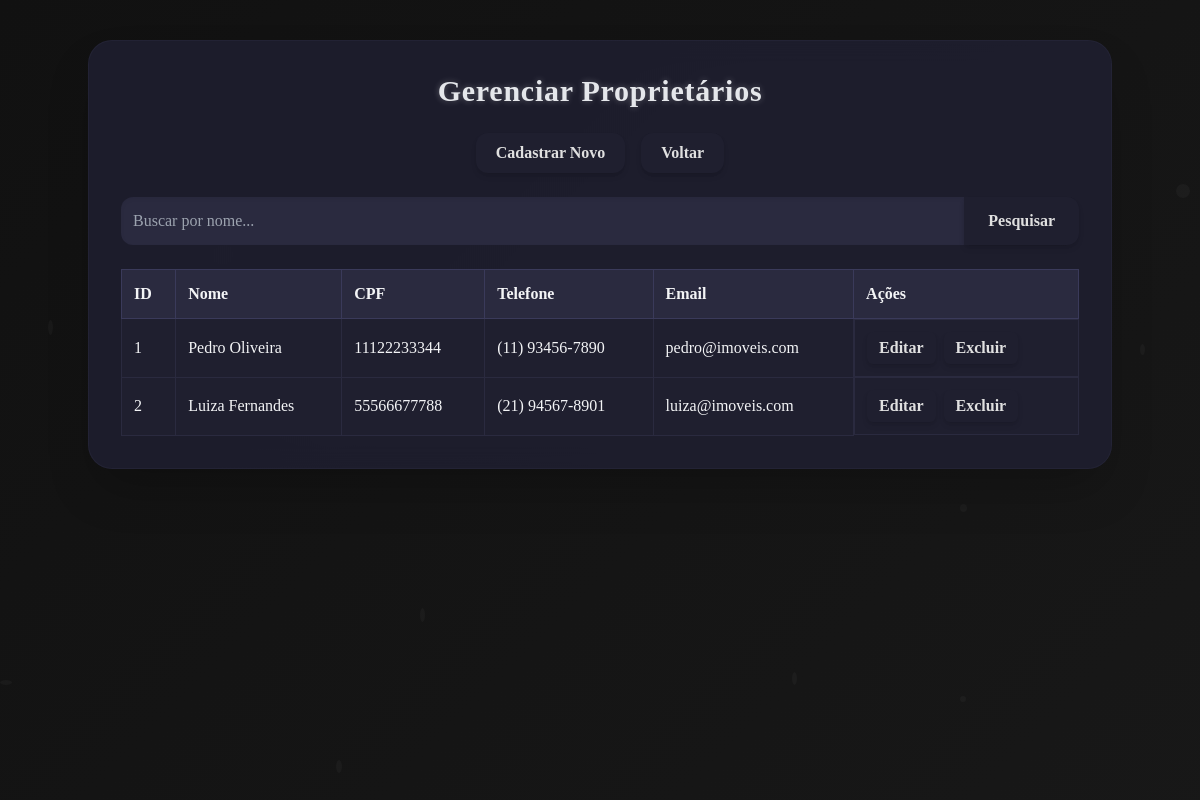
The page /tcc/proprietario/listar.php on the database its author committed.
### tables this page shows
CREATE TABLE IF NOT EXISTS `PROPRIETARIO` (
    `idPROPRIETARIO` INT AUTO_INCREMENT PRIMARY KEY,
    `nome` VARCHAR(100) NOT NULL,
    `cpf` CHAR(11) NOT NULL UNIQUE,
    `telefone` VARCHAR(20),
    `email` VARCHAR(100)
);

### tcc/proprietario/listar.php (the view, shortened to what this page needs)
<?php
include '../conexao.php';
$busca = $_GET['busca'] ?? '';
$where = '';
$sql = "SELECT idPROPRIETARIO AS id, nome, cpf, telefone, email FROM PROPRIETARIO $where ORDER BY id ASC";
$resultado = $conn->query($sql);
?>
<!DOCTYPE html>
<html lang="pt-BR">
<head>
<script src="https://cdn.tailwindcss.com"></script>
</head>
<body class="font-serif text-gray-100 min-h-screen relative overflow-hidden">
<?php for($i=0;$i<25;$i++): ?>
<div class="particle" style="width:<?=rand(5,15)?>px;height:<?=rand(5,15)?>px;top:<?=rand(0,100)?>%;left:<?=rand(0,100)?>%;animation-duration:<?=rand(20,40)?>s;animation-delay:<?=rand(0,20)?>s;"></div>
<?php endfor; ?>
<div class="fade-in-page w-full px-4 py-10 flex flex-col items-center">
  <div class="bg-[#1f1f2f]/90 backdrop-blur-md p-8 rounded-3xl w-full max-w-5xl shadow-2xl space-y-6 card-dynamic border border-[#2a2a3f]/50">
    <h2 class="text-3xl font-bold tracking-wide text-center text-gray-200 title-glow">Gerenciar Proprietários</h2>
    <div class="flex flex-wrap gap-4 justify-center">
        <button onclick="abrirModal('cadastrar')" class="py-2 px-5 rounded-xl font-bold btn-glow shadow-md">Cadastrar Novo</button>
        <a href="../staffmenu.php" class="py-2 px-5 rounded-xl font-bold btn-glow shadow-md">Voltar</a>
    </div>
    <form method="get" class="flex mb-6">
        <input type="text" name="busca" placeholder="Buscar por nome..." value="<?= htmlspecialchars($busca) ?>"
            class="flex-1 p-3 rounded-l-xl bg-[#2a2a3f] text-gray-200 placeholder-gray-400 focus:outline-none focus:ring-2 focus:ring-[#3a3a5a] shadow-inner"/>
        <button type="submit" class="px-6 rounded-r-xl font-bold btn-glow shadow-md">Pesquisar</button>
    </form>
    <div class="overflow-x-auto">
      <table class="w-full text-left border-collapse">
        <thead>
          <tr class="bg-[#2a2a3f]">
            <th class="p-3 border border-[#3a3a5a]">ID</th>
            <th class="p-3 border border-[#3a3a5a]">Nome</th>
            <th class="p-3 border border-[#3a3a5a]">CPF</th>
            <th class="p-3 border border-[#3a3a5a]">Telefone</th>
            <th class="p-3 border border-[#3a3a5a]">Email</th>
            <th class="p-3 border border-[#3a3a5a]">Ações</th>
          </tr>
        </thead>
        <tbody>
        <?php while($linha = $resultado->fetch_assoc()): ?>
          <tr class="bg-[#1f1f2f] hover:bg-[#2c2c44] transition">
            <td class="p-3 border border-[#2a2a3f]"><?= $linha['id'] ?></td>
            <td class="p-3 border border-[#2a2a3f]"><?= htmlspecialchars($linha['nome']) ?></td>
            <td class="p-3 border border-[#2a2a3f]"><?= htmlspecialchars($linha['cpf']) ?></td>
            <td class="p-3 border border-[#2a2a3f]"><?= htmlspecialchars($linha['telefone']) ?></td>
            <td class="p-3 border border-[#2a2a3f]"><?= htmlspecialchars($linha['email']) ?></td>
            <td class="p-3 border border-[#2a2a3f] flex gap-2">
              <button onclick="abrirModal('editar', <?= $linha['id'] ?>, '<?= addslashes($linha['nome']) ?>', '<?= addslashes($linha['cpf']) ?>', '<?= addslashes($linha['telefone']) ?>', '<?= addslashes($linha['email']) ?>')" class="px-3 py-1 rounded-md font-bold btn-glow shadow-md">Editar</button>
              <button onclick="abrirModal('excluir', <?= $linha['id'] ?>)" class="px-3 py-1 rounded-md font-bold btn-glow shadow-md">Excluir</button>
            </td>
          </tr>
        <?php endwhile; ?>
        </tbody>
      </table>
    </div>
  </div>
</div>
</body>
</html>

### tcc/proprietario/listar.php (style rules this page uses)
.fade-in-page { animation: fadeInPage 0.6s ease-in-out; }
body::before { content:"";position:fixed;top:0;left:0;right:0;bottom:0; background:linear-gradient(135deg,#111111,#1a1a1a,#222233,#1a1a1a); background-size:400% 400%; animation:gradientMove 20s ease infinite; z-index:-2; }
.particle { position:absolute;border-radius:50%;background:rgba(255,255,255,0.03);pointer-events:none;z-index:-1;animation:floatParticle linear infinite; }
.btn-glow { position:relative;transition:all 0.3s ease;background:#1f1f2f;color:#e0e0e0;font-bold; }
.btn-glow::before { content:'';position:absolute;top:-2px;left:-2px;right:-2px;bottom:-2px;background:linear-gradient(45deg,#2a2a3f,#3a3a5a,#2a2a3f,#3a3a5a);border-radius:inherit;filter:blur(6px);opacity:0;transition:opacity 0.3s ease;z-index:-1; }
.card-dynamic { box-shadow:0 10px 25px rgba(0,0,0,0.6);transition:transform 0.3s ease, box-shadow 0.3s ease; }
.title-glow { text-shadow:0 0 6px rgba(255,255,255,0.3); }

### rows shown on the page
proprietario: idPROPRIETARIO "1", nome "Pedro Oliveira", cpf "11122233344", telefone "(11) 93456-7890", email "pedro@imoveis.com"
proprietario: idPROPRIETARIO "2", nome "Luiza Fernandes", cpf "55566677788", telefone "(21) 94567-8901", email "luiza@imoveis.com"
